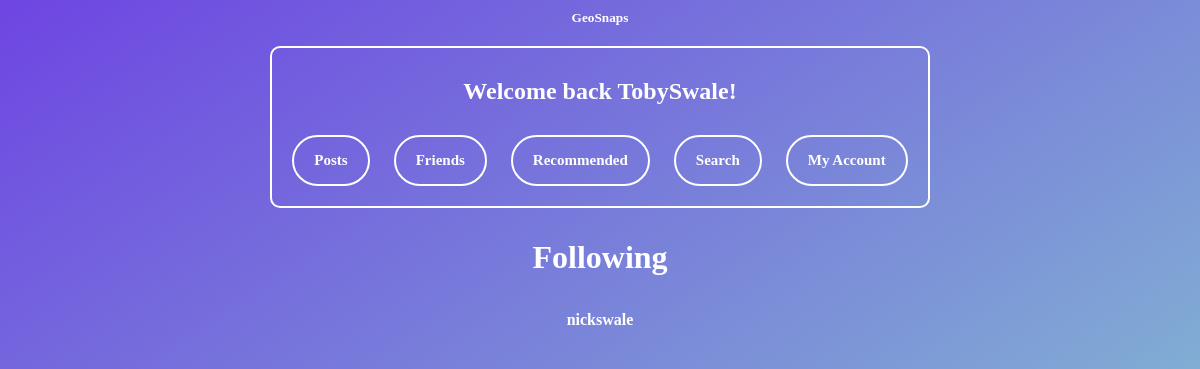
/followinglist?id=TobySwale (signed in), run on an earlier commit of the app's database.
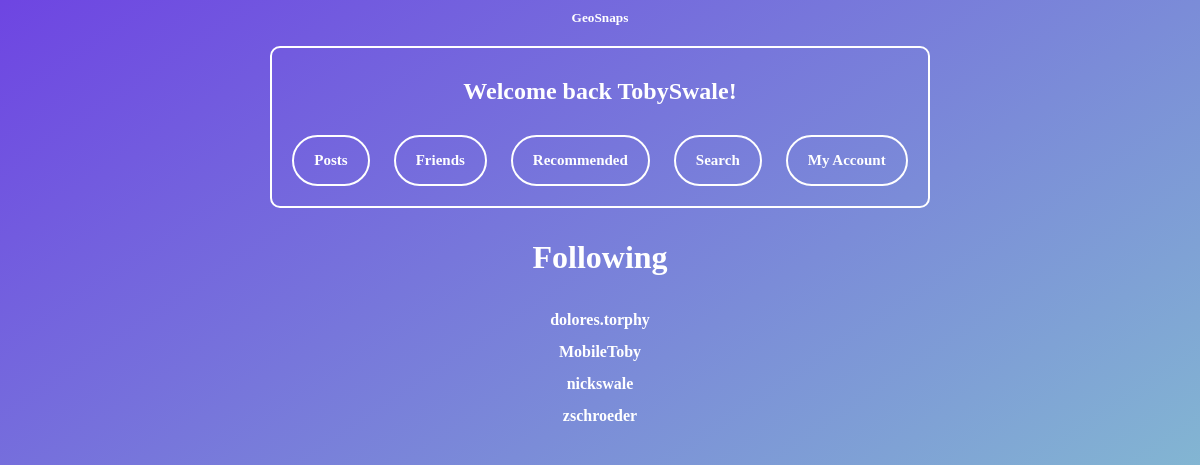
And on a later commit of the database.
### tables this page shows
CREATE TABLE "friendrequests" (
	"usersend"	TEXT,
	"userreceive"	TEXT,
	"status"	INTEGER DEFAULT 0
, "timesent"	TEXT);

### main.py (the view)
@web_site.route('/followinglist')
def followinglist():
    msg = ""
    username = session["username"]
    viewusername = request.args.get('id')
    con = sqlite3.connect('database.db')
    con.row_factory = sqlite3.Row
    sql = "SELECT * FROM friendrequests WHERE usersend = ? AND status = 2"
    cursor = con.cursor()
    cursor.execute(sql, (viewusername,))
    rows = cursor.fetchall()
    usernames = []
    for row in rows:
        usernames.append(row['userreceive'])
    usernames = mergesort(usernames)
    rows = sorted(rows, key=lambda x: usernames.index(x["userreceive"].lower()))
    if rows == []:
        msg = "No followers found"
    return render_template("followinglist.html", rows=rows,username=username, msg= msg)

### templates/followinglist.html (shortened to what this page needs)
{% extends 'base.html' %}
{% block content %}
<h1>Following</h1>
<div class="namelink">
  <table border = "1" class="centered-table">
    {% for row in rows %}
    <tr>
      {% if row["usersend"] == username %}
        <td><a href ='/removefollowing?id={{row["userreceive"]}}'>{{row["userreceive"]}}</a></td>
      {% else %}
        {% if row["userreceive"] == username %}
          <td><a href ='/account'>{{row["userreceive"]}}</a></td>
        {% else %}
          <td><a href ='/viewaccount?id={{row["userreceive"]}}'>{{row["userreceive"]}}</a></td>
        {% endif %}
      {% endif %}
    </tr>
    {% endfor %}
  </table>
</div>
{% endblock %}

### templates/base.html (shortened to what this page needs)
<html>
<head>
<link href="/static/style.css" rel="stylesheet">
</head>
<body>
<a href='/GeoSnaps' style="display: block; text-decoration: none; color: white; pointer-events: none;">
  <h5 style="margin: 0px;">
    <span style="pointer-events: auto;">GeoSnaps</span>
  </h5>
</a>
<div class="buttonbox">
  {% if session["username"] %}
    <h2>Welcome back {{ session["username"] }}!</h2>
    <a href ='/allposts' class="linkbutton">Posts</a>
    <a href ='/friends' class="linkbutton">Friends</a>
    <a href ='/recommended' class="linkbutton">Recommended</a>
    <a href ='/search' class="linkbutton">Search</a>
    <a href ='/account' class="linkbutton">My Account</a>
  {% else %}
    <h2>You are not logged in</h2>
    <a href ='/Index' class="linkbutton">Register</a>
    <a href ='/login' class="linkbutton">Login</a>
  {% endif %}
</div>
  {% block content %}{% endblock %}
</body>
</html>

What changed in the data, as far as the page shows it:
removed friendrequests: username "TobySwale", userreceive "nickswale"
added friendrequests: userreceive "dolores.torphy"
added friendrequests: userreceive "MobileToby"
added friendrequests: userreceive "nickswale"
added friendrequests: userreceive "zschroeder"
Also different on the page:
{{ session["username"] }}: (not shown) → "TobySwale"
